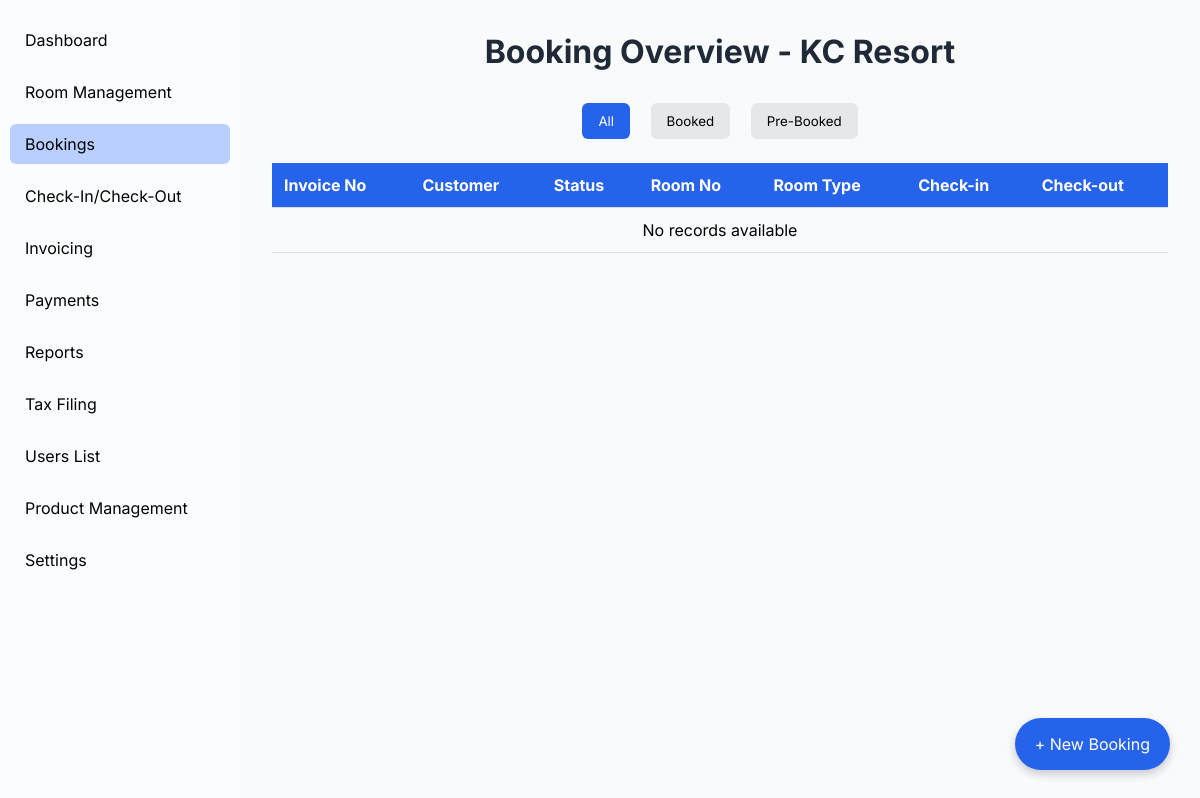
/booking/, run on an earlier commit of the app's database.
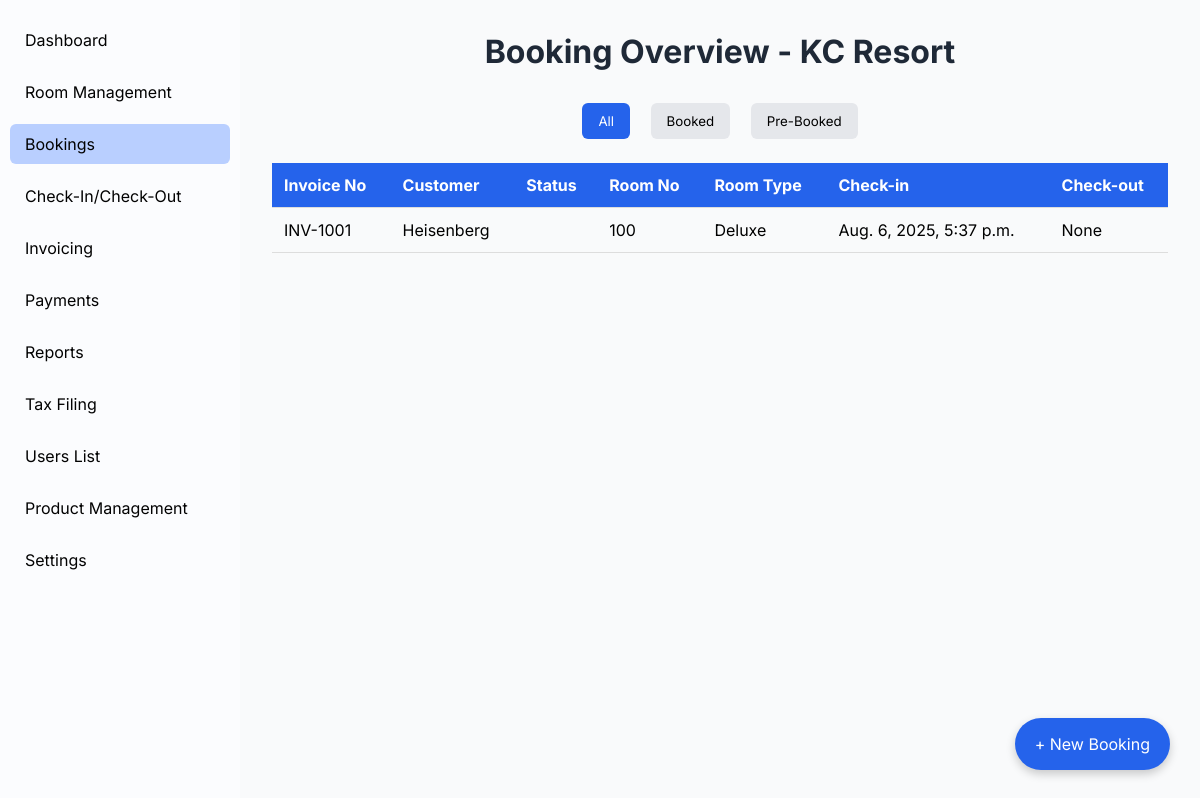
And on a later commit of the database.
### booking/models.py (models this page shows, shortened)
class Booking(models.Model):
    STATUS_CHOICES = [
        ('booked', 'Booked'),
        ('completed', 'Completed'),  # changed from 'prebooked' to 'completed' for clarity
    ]
    PAYMENT_CHOICES = [
        ('upi', 'UPI'),
        ('cash', 'Cash'),
        ('card', 'Card'),
    ]
    customer_name = models.CharField(max_length=100)
    phone_number = models.CharField(max_length=15)
    address = models.TextField(blank=True, null=True)
    document_type = models.CharField(
        max_length=50,
        choices=[('Aadhar', 'Aadhar Number'), ('License', "Driver's License"), ('PAN', 'PAN Number')],
        default='Aadhar'
    )
    document_number = models.CharField(max_length=50)
    room = models.ForeignKey(Room, on_delete=models.CASCADE)
    adults = models.PositiveIntegerField(default=1)
    children = models.PositiveIntegerField(default=0)
    status = models.CharField(max_length=20, choices=STATUS_CHOICES, default='booked')
    checkin_date = models.DateTimeField(default=now)
    checkout_date = models.DateTimeField(blank=True, null=True)
    payment_type = models.CharField(max_length=10, choices=PAYMENT_CHOICES, default='cash')
    apply_gst = models.BooleanField(default=False)
    price = models.DecimalField(max_digits=10, decimal_places=2, default=0)
    invoice_number = models.CharField(max_length=20, unique=True, blank=True)
    created_at = models.DateTimeField(auto_now_add=True)

### rooms/models.py (models this page shows, shortened)
class Room(models.Model):
    ROOM_TYPE_CHOICES = [
        ('Standard', 'Standard'),
        ('Deluxe', 'Deluxe'),
        ('Suite', 'Suite'),
    ]
    AC_CHOICES = [
        ('AC', 'A/C'),
        ('Non-AC', 'Non A/C'),
    ]
    STATUS_CHOICES = [
        ('Available', 'Available'),
        ('Occupied', 'Occupied'),
        ('Maintenance', 'Maintenance'),
    ]
    room_number = models.CharField(max_length=10, unique=True)
    room_type = models.CharField(max_length=20, choices=ROOM_TYPE_CHOICES)
    ac_type = models.CharField(max_length=10, choices=AC_CHOICES, default='Non-AC')
    floor = models.ForeignKey(Floor, on_delete=models.SET_NULL, null=True, default=get_default_floor)
    price = models.DecimalField(max_digits=8, decimal_places=2)
    status = models.CharField(max_length=20, choices=[('available', 'Available'), ('occupied', 'Occupied')], default='available')

### booking/views.py (the view)
# urls.py: path('', views.booking_list, name='booking_list'),
def booking_list(request):
    bookings = Booking.objects.all()
    return render(request, 'booking/booking_list.html', {'bookings': bookings})

### booking/templates/booking/booking_list.html (shortened to what this page needs)
{% extends 'base.html' %}
{% block content %}
<h1>Booking Overview - KC Resort</h1>
<div class="filter-buttons">
  <button onclick="filterBookings('all')" class="active">All</button>
  <button onclick="filterBookings('booked')">Booked</button>
  <button onclick="filterBookings('prebooked')">Pre-Booked</button>
</div>
<div class="table-container">
  <table id="bookingTable">
    <thead>
      <tr>
        <th>Invoice No</th>
        <th>Customer</th>
        <th>Status</th>
        <th>Room No</th>
        <th>Room Type</th>
        <th>Check-in</th>
        <th>Check-out</th>
      </tr>
    </thead>
    <tbody>
      {% if bookings %}
        {% for b in bookings %}
          <tr data-status="{{ b.booking_status }}">
            <td>{{ b.invoice_number }}</td>
            <td>{{ b.customer_name }}</td>
            <td>{{ b.booking_status|title }}</td>
            <td>{{ b.room.room_number }}</td>
            <td>{{ b.room.room_type }}</td>
            <td>{{ b.checkin_date }}</td>
            <td>{{ b.checkout_date }}</td>
          </tr>
        {% endfor %}
      {% else %}
        <tr><td colspan="7" style="text-align:center;">No records available</td></tr>
      {% endif %}
    </tbody>
  </table>
</div>
<button class="floating-btn" onclick="location.href='{% url 'booking:new_booking' %}'">+ New Booking</button>
{% endblock %}

What changed in the data, as far as the page shows it:
added Booking: invoice_number "INV-1001", customer_name "Heisenberg", room.room_number "100", room.room_type "Deluxe", checkin_date "Aug. 6, 2025, 5:37 p.m.", checkout_date "None"
Also different on the page:
text no longer shown: "No records available"
